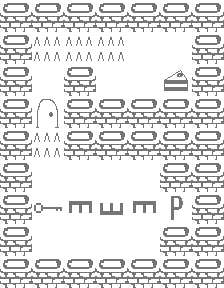

A 2D game scene composited from a Tiled map and its tileset images. What follows is a short description and the map's XML, with every tile layer's data as written:
An orthogonal 7x9 tile map with 32x32 px tiles, 1 tile layer (Tile Layer 1).

<map version="1.2" tiledversion="2020.04.10" orientation="orthogonal" renderorder="right-down" width="7" height="9" tilewidth="32" tileheight="32" infinite="0" nextlayerid="2" nextobjectid="1">
 <editorsettings>
  <export target="troll.lua" format="lua" />
 </editorsettings>
 <tileset firstgid="1" source="Walls baba is you.tsx" />
 <layer id="1" name="Tile Layer 1" width="7" height="9">
  <data encoding="csv">
2,2,2,2,2,2,2,
2,8,8,8,1,1,2,
2,1,2,1,1,9,2,
2,11,2,2,2,2,2,
2,8,2,2,2,2,2,
2,1,1,1,1,2,2,
2,10,5,7,5,3,2,
2,1,1,1,1,2,2,
2,2,2,2,2,2,2
</data>
 </layer>
</map>